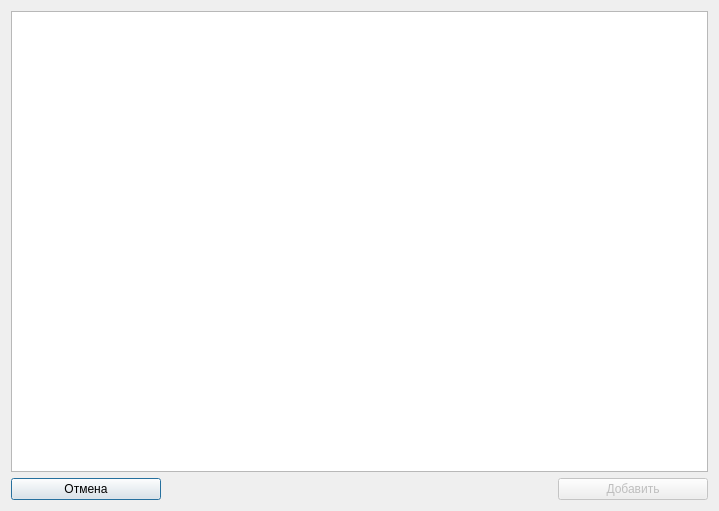
<?xml version="1.0" encoding="UTF-8"?>
<ui version="4.0">
 <class>TouristSelectionDialog</class>
 <widget class="QDialog" name="TouristSelectionDialog">
  <property name="geometry">
   <rect>
    <x>0</x>
    <y>0</y>
    <width>719</width>
    <height>511</height>
   </rect>
  </property>
  <property name="windowTitle">
   <string>Dialog</string>
  </property>
  <layout class="QVBoxLayout" name="verticalLayout">
   <item>
    <widget class="QTableView" name="tableView"/>
   </item>
   <item>
    <layout class="QHBoxLayout" name="horizontalLayout">
     <item>
      <widget class="QPushButton" name="cancelTouristSelectionButton">
       <property name="minimumSize">
        <size>
         <width>150</width>
         <height>0</height>
        </size>
       </property>
       <property name="text">
        <string>Отмена</string>
       </property>
      </widget>
     </item>
     <item>
      <spacer name="horizontalSpacer">
       <property name="orientation">
        <enum>Qt::Orientation::Horizontal</enum>
       </property>
       <property name="sizeHint" stdset="0">
        <size>
         <width>40</width>
         <height>20</height>
        </size>
       </property>
      </spacer>
     </item>
     <item>
      <widget class="QPushButton" name="addTouristSelectionButton">
       <property name="enabled">
        <bool>false</bool>
       </property>
       <property name="sizePolicy">
        <sizepolicy hsizetype="Maximum" vsizetype="Maximum">
         <horstretch>0</horstretch>
         <verstretch>0</verstretch>
        </sizepolicy>
       </property>
       <property name="minimumSize">
        <size>
         <width>150</width>
         <height>0</height>
        </size>
       </property>
       <property name="text">
        <string>Добавить</string>
       </property>
      </widget>
     </item>
    </layout>
   </item>
  </layout>
 </widget>
 <resources/>
 <connections>
  <connection>
   <sender>cancelTouristSelectionButton</sender>
   <signal>clicked()</signal>
   <receiver>TouristSelectionDialog</receiver>
   <slot>close()</slot>
   <hints>
    <hint type="sourcelabel">
     <x>156</x>
     <y>492</y>
    </hint>
    <hint type="destinationlabel">
     <x>5</x>
     <y>477</y>
    </hint>
   </hints>
  </connection>
 </connections>
</ui>
